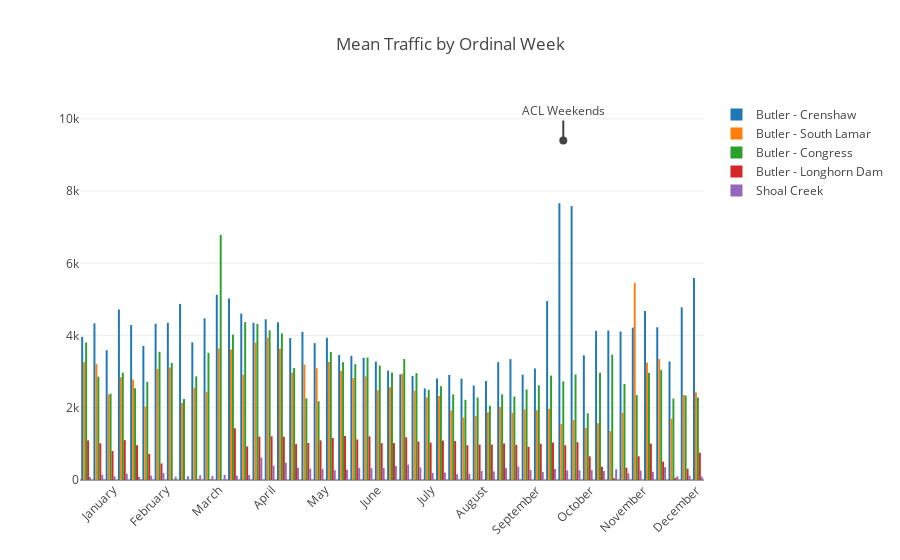

Notebook code for this chart:
### Code cell
x = [i for i in range(52)]

trace1 = go.Bar(x=x, y=week_df['Butler Trail - Crenshaw Bridge PC Urban Trail'], name='Butler - Crenshaw')
trace2 = go.Bar(x=x, y=week_df['Butler Trail - South Lamar PC Urban Trail'], name='Butler - South Lamar')
trace3 = go.Bar(x=x, y=week_df['Butler Trail - North Congress PC Urban Trail'], name='Butler - Congress')
trace4 = go.Bar(x=x, y=week_df['Butler Trail - Longhorn Dam PC Urban Trail'], name='Butler - Longhorn Dam')
trace5 = go.Bar(x=x, y=week_df['Shoal Creek Solar Trail PC Urban Trail ped/bike'], name='Shoal Creek')

data = [trace1, trace2, trace3, trace4, trace5]

layout = go.Layout(xaxis=dict(tickvals=[(2*k-1)*(52/12)/2 for k in range(1,13)],
                              ticktext=['January', 'February', 'March', 'April', 'May', 'June', 'July', 'August', 
                                        'September', 'October', 'November', 'December'], 
                              tickangle=-45), 
                   yaxis=dict(hoverformat='.0f'), 
                   barmode='group', 
                   title='Mean Traffic by Ordinal Week',
                   annotations=[dict(x=39, y=9400, 
                                     xref='x', yref='y', 
                                     text='ACL Weekends', 
                                     showarrow=True, arrowhead=6, 
                                     ax=0, ay=-30)]
                  )


fig = go.Figure(data=data, layout=layout)
iplot(fig)

### Figure 1 — Plotly figure (JSON) as saved in the notebook; plotly's stock layout.template omitted (floating-point values rounded to 4 significant figures)
{"data": [{"name": "Butler - Crenshaw", "type": "bar", "uid": "839067df-3544-4a9f-b570-ef03fb2a78fd", "x": [0, 1, 2, 3, 4, 5, 6, 7, 8, 9, 10, 11, 12, 13, 14, 15, 16, 17, 18, 19, 20, 21, 22, 23, 24, 25, 26, 27, 28, 29, 30, 31, 32, 33, 34, 35, 36, 37, 38, 39, 40, 41, 42, 43, 44, 45, 46, 47, 48, 49, 50, 51], "y": [3964.0, 4336, 3594.0, 4721.0, 4291.0, 3713.0, 4328.0, 4352.0, 4875.0, 3812.0, 4478.0, 5130.0, 5029.0, 4608, 4354.0, 4451.0, 4367.0, 3932.0, 4103.0, 3790.0, 3938.0, 3465.0, 3441.0, 3385.0, 3278.0, 3030.0, 2924.0, 2879.0, 2537.0, 2812.0, 2911.0, 2807.0, 2616, 2740.0, 3263.0, 3347.0, 2917.0, 3089, 4955.0, 7663.0, 7589.0, 3451.0, 4131.0, 4141.0, 4110.0, 4218.0, 4676.0, 4228.0, 3282.0, 4781.0, 5593.0]}, {"name": "Butler - South Lamar", "type": "bar", "uid": "c723b877-f8b9-475e-9f80-09950ae9179e", "x": [0, 1, 2, 3, 4, 5, 6, 7, 8, 9, 10, 11, 12, 13, 14, 15, 16, 17, 18, 19, 20, 21, 22, 23, 24, 25, 26, 27, 28, 29, 30, 31, 32, 33, 34, 35, 36, 37, 38, 39, 40, 41, 42, 43, 44, 45, 46, 47, 48, 49, 50, 51], "y": [3263.0, 3214.0, 2371, 2843.0, 2782, 2037.0, 3076.0, 3116.0, 2136.0, 2549.0, 2441.0, 3644.0, 3616, 2917.0, 3804.0, 3941.0, 3636.0, 2977, 3198.0, 3096.0, 3272.0, 3024.0, 2824.0, 2870.0, 2488.0, 2568, 2945.0, 2474.0, 2284.0, 2324.0, 1927.0, 1730.0, 1777.0, 1871.0, 2024.0, 1860.0, 1956.0, 1933.0, 1971.0, 1549.0, 1659.0, 1440.0, 1572, 1352.0, 1865, 5461.0, 3254.0, 3348.0, 1695.0, 2357.0, 2427.0]}, {"name": "Butler - Congress", "type": "bar", "uid": "edde0198-4861-4fed-98b5-56835abeaf32", "x": [0, 1, 2, 3, 4, 5, 6, 7, 8, 9, 10, 11, 12, 13, 14, 15, 16, 17, 18, 19, 20, 21, 22, 23, 24, 25, 26, 27, 28, 29, 30, 31, 32, 33, 34, 35, 36, 37, 38, 39, 40, 41, 42, 43, 44, 45, 46, 47, 48, 49, 50, 51], "y": [3809, 2862, 2392.0, 2974.0, 2540.0, 2720.0, 3551, 3242.0, 2241, 2869.0, 3523.0, 6788.0, 4025.0, 4372.0, 4320.0, 4144.0, 4060.0, 3103.0, 2262.0, 2180.0, 3543.0, 3262.0, 3207.0, 3392.0, 3169, 2975.0, 3350.0, 2959.0, 2499.0, 2596.0, 2371.0, 2220.0, 2283.0, 2057.0, 2372.0, 2310.0, 2508.0, 2621.0, 2891.0, 2733.0, 2924.0, 1848.0, 2970, 3469.0, 2659, 2353.0, 2965, 3050.0, 2254.0, 2340, 2284.0]}, {"name": "Butler - Longhorn Dam", "type": "bar", "uid": "6df3ebca-1f97-47f5-a0f9-ef98ce3e2452", "x": [0, 1, 2, 3, 4, 5, 6, 7, 8, 9, 10, 11, 12, 13, 14, 15, 16, 17, 18, 19, 20, 21, 22, 23, 24, 25, 26, 27, 28, 29, 30, 31, 32, 33, 34, 35, 36, 37, 38, 39, 40, 41, 42, 43, 44, 45, 46, 47, 48, 49, 50, 51], "y": [1096.0, 1017.0, 803.4, 1103.0, 961.7, 721.7, 457.6, 5, null, 22.5, 15.67, null, 1431.0, 928.2, 1201.0, 1211.0, 1200.0, 992.4, 1026.0, 1097.0, 1164.0, 1217, 1122.0, 1208.0, 1020.0, 1025.0, 1182.0, 1066.0, 1036.0, 1092.0, 1077.0, 961.6, 980.7, 981.1, 1009.0, 974.1, 918.5, 1004.0, 1036.0, 960.9, 1047.0, 654.4, 368.6, 48.14, 339, 656.9, 1007.0, 509.7, 58.14, 312.4, 757.6]}, {"name": "Shoal Creek", "type": "bar", "uid": "e1eedcc5-5467-492b-98b3-13036cc7f57d", "x": [0, 1, 2, 3, 4, 5, 6, 7, 8, 9, 10, 11, 12, 13, 14, 15, 16, 17, 18, 19, 20, 21, 22, 23, 24, 25, 26, 27, 28, 29, 30, 31, 32, 33, 34, 35, 36, 37, 38, 39, 40, 41, 42, 43, 44, 45, 46, 47, 48, 49, 50, 51], "y": [82, 143.1, 101.7, 175.2, 88.86, 118.8, 193, 90.89, 104.8, 130.2, 113.9, 143.6, 119.1, 134.8, 621.5, 396.3, 480.1, 339.5, 312.7, 309.3, 274.4, 287.1, 334.6, 329, 334.4, 388.5, 427, 347.4, 197.8, 206.3, 160.8, 171.9, 250.5, 239.4, 330.0, 367.5, 276.5, 222.2, 302.5, 268, 271, 273.6, 247.7, 299.1, 184, 263.9, 226.1, 356.9, 102.6, 119.9, 91.57]}], "layout": {"annotations": [{"arrowhead": 6, "ax": 0, "ay": -30, "showarrow": true, "text": "ACL Weekends", "x": 39, "xref": "x", "y": 9400, "yref": "y"}], "barmode": "group", "title": {"text": "Mean Traffic by Ordinal Week"}, "xaxis": {"tickangle": -45, "ticktext": ["January", "February", "March", "April", "May", "June", "July", "August", "September", "October", "November", "December"], "tickvals": [2.167, 6.5, 10.83, 15.17, 19.5, 23.83, 28.17, 32.5, 36.83, 41.17, 45.5, 49.83]}, "yaxis": {"hoverformat": ".0f"}}}
